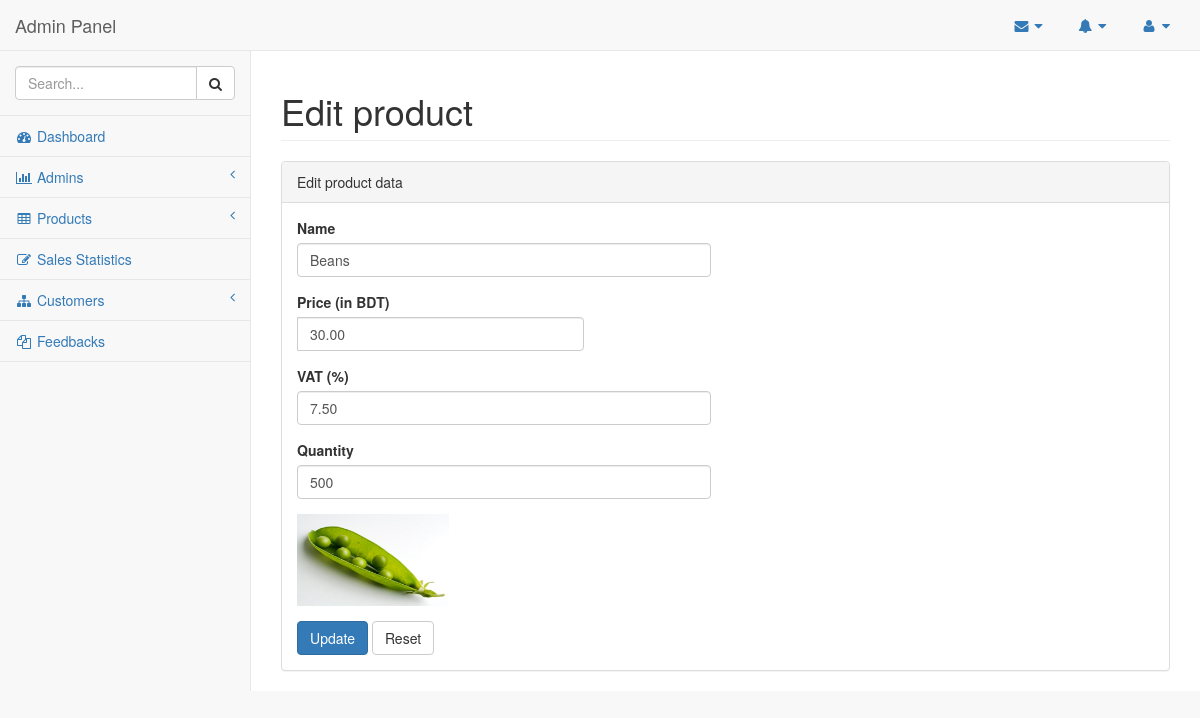
Page /dashboard/editProduct.php?id=3 on the committed database.
### tables this page shows
CREATE TABLE `product` (
  `pro_id` int(11) NOT NULL,
  `name` varchar(30) NOT NULL,
  `price` decimal(10,2) NOT NULL,
  `vat` decimal(4,2) DEFAULT NULL,
  `admin_id` int(11) DEFAULT NULL,
  `image` varchar(60) DEFAULT NULL,
  `isAvailable` tinyint(1) NOT NULL DEFAULT '1',
  `quantity` int(11) DEFAULT NULL
);

### includes/database.php (called while the page is built, shortened)
<?php
  function query($query) {
    global $connect;
    $result = mysqli_query($connect,$query) or die(mysqli_error($connect));
    return $result;
  }
?>

### dashboard/editProduct.php (the view, shortened to what this page needs)
<!DOCTYPE html>
<html lang="en">
<head>
<?php
    require_once("../includes/database.php");
?>
    <link href="../vendor/bootstrap/css/bootstrap.min.css" rel="stylesheet">
    <link href="../vendor/metisMenu/metisMenu.min.css" rel="stylesheet">
    <link href="../dist/css/sb-admin-2.css" rel="stylesheet">
    <link href="../vendor/font-awesome/css/font-awesome.min.css" rel="stylesheet" type="text/css">
</head>
<body>
    <div id="wrapper">
        <?php require_once("../includes/navbar.php"); ?>
        <div id="page-wrapper">
            <div class="row">
                <div class="col-lg-12">
                    <h1 class="page-header">Edit product</h1>
                </div>
            </div>
            <div class="row">
                <div class="col-lg-12">
                    <div class="panel panel-default">
                        <div class="panel-heading">
                            Edit product data
                        </div>
                        <div class="panel-body">
                            <div class="row">
                                <div class="col-lg-6">
<?php
    if (isset($_GET['id'])) {
        $pro_id = $_GET['id'];
        $q1 = "select * from product where pro_id = $pro_id;";
        $res = query($q1);
        $output = mysqli_fetch_array($res);
?>
                                    <form role="form" action="/dashboard/editProduct.php?id=<?php echo $output[0]; ?> " method="post">
                                        <div class="form-group">
                                            <label>Name</label>
                                            <input name="name" class="form-control" value="<?php echo $output['name']; ?>">
                                        </div>
                                        <div class="form-group input-group">
                                            <label>Price (in BDT)</label>
                                            <input name="price" type="text" class="form-control" value="<?php echo $output['price']; ?>">
                                        </div>
                                        <div class="form-group">
                                            <label>VAT (%)</label>
                                            <input name="vat" class="form-control" value="<?php echo $output['vat']; ?>">
                                        </div>
                                        <div class="form-group">
                                            <label>Quantity</label>
                                            <input type="number" name="qty" class="form-control" value="<?php echo $output['quantity']; ?>">
                                        </div>
                                        <div class="form-group">
                                            <img src="/uploads/<?php echo $output['image']; ?>" width="152" height="92">
                                        </div>
                                        <button type="submit" name="submit" class="btn btn-primary">Update</button>
                                        <button type="reset" class="btn btn-default">Reset</button>
                                    </form>
<?php } ?>
                                </div>
                            </div>
                        </div>
                    </div>
                </div>
            </div>
        </div>
    </div>
</body>
</html>

### rows in the picture
product: name "Beans", price "30.00", vat "7.50", qty "500", image (picture)
